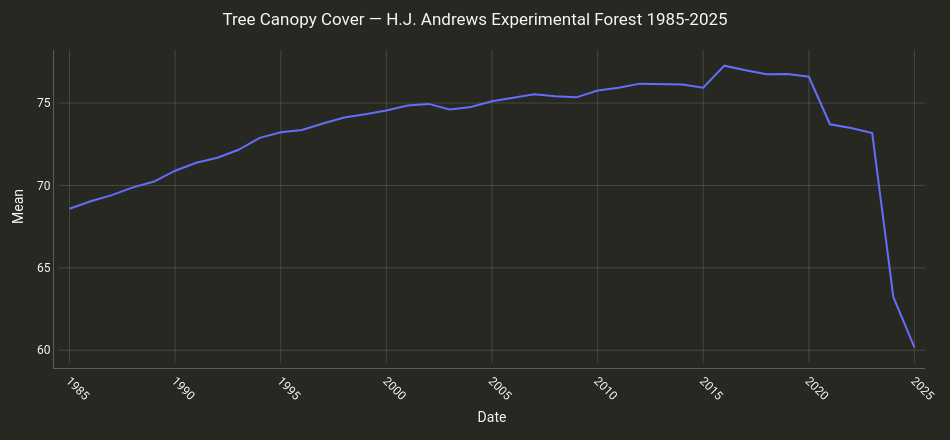

The cell this chart's notebook holds for it:
### Markdown cell above
## 8 · Tree Canopy Cover

The [USFS Tree Canopy Cover (TCC)](https://www.fs.usda.gov/ccrc/projects/forest-inventory-and-monitoring/annual-tree-canopy-cover-tcc) product provides annual, 30 m estimates of percent canopy cover — the same grid and time span as LCMS. Pairing TCC with the LCMS Change record gives a quantitative view of canopy loss and recovery: the Change band identifies *where* and *when* disturbance occurred; TCC measures *how much* canopy was lost and how quickly it has returned.

The chart below shows **mean percent tree canopy cover** averaged across the study area for each year from 1985 to 2025.

**What to look for at the H.J. Andrews:**
- **Large dip in mean TCC** in the mid 2020s in response to late-summer drought and wildfire
- **Gradual canopy recovery** through the 1990s–2010s as regenerating stands close their canopies — the structural signal that complements the "Vegetation Successional Growth" class in LCMS Change
- A consistently **high baseline TCC** 
- reflecting the old-growth and mature conifer forest that was never harvested during the 40-year record

### Code cell
TCC_ASSET = 'projects/gtac-data-publish/assets/TCC/Product_Version/2025-6'
TCC_BAND  = 'Science_Percent_Tree_Canopy_Cover'

tcc = (
    ee.ImageCollection(TCC_ASSET)
    .filter(ee.Filter.eq('study_area', study_area))
    .filterBounds(aoi)
)

print(f'TCC images in collection: {tcc.size().getInfo()}')

tcc_result = cl.summarize_and_chart(
    tcc,
    geometry=aoi,
    band_names=TCC_BAND,
    scale=30,
    area_format='Mean',
    title='Tree Canopy Cover — H.J. Andrews Experimental Forest 1985-2025',
    chart_type='line',
    date_format='YYYY',
    width=950,
    height=440,
)

tcc_result['chart'].show()

# ── Print numeric summary (first 3 and last 3 years) ─────────────────────────
tcc_col = next(
    (c for c in tcc_result['df'].columns if 'Canopy' in c or 'canopy' in c),
    tcc_result['df'].columns[0],
)
print(f'\nMean TCC (%) — column: "{tcc_col}"\n')
print(pd.concat([tcc_result['df'].head(3), tcc_result['df'].tail(3)]).to_markdown())

### Figure 1 — Plotly figure (JSON) as saved in the notebook; plotly's stock layout.template omitted (floating-point values rounded to 4 significant figures)
{"data": [{"line": {"width": 2}, "marker": {"size": 5}, "mode": "lines", "name": "Science_Percent_Tree_Canopy_Co", "type": "scatter", "x": [1985, 1986, 1987, 1988, 1989, 1990, 1991, 1992, 1993, 1994, 1995, 1996, 1997, 1998, 1999, 2000, 2001, 2002, 2003, 2004, 2005, 2006, 2007, 2008, 2009, 2010, 2011, 2012, 2013, 2014, 2015, 2016, 2017, 2018, 2019, 2020, 2021, 2022, 2023, 2024, 2025], "y": [68.59, 69.04, 69.41, 69.89, 70.24, 70.9, 71.38, 71.69, 72.17, 72.89, 73.22, 73.37, 73.76, 74.13, 74.32, 74.55, 74.85, 74.95, 74.61, 74.76, 75.11, 75.34, 75.54, 75.42, 75.35, 75.76, 75.93, 76.18, 76.17, 76.13, 75.94, 77.27, 77.0, 76.76, 76.77, 76.6, 73.72, 73.49, 73.18, 63.24, 60.18]}], "layout": {"font": {"color": "#f8f8f2", "family": "Roboto"}, "height": 440, "hovermode": "x unified", "legend": {"font": {"color": "#f8f8f2"}}, "margin": {"b": 50, "l": 35, "pad": 5, "r": 25, "t": 50}, "paper_bgcolor": "#272822", "plot_bgcolor": "#272822", "title": {"font": {"color": "#f8f8f2"}, "text": "Tree Canopy Cover — H.J. Andrews Experimental Forest 1985-2025", "x": 0.5, "xanchor": "center"}, "width": 950, "xaxis": {"gridcolor": "rgba(248,248,242,0.15)", "linecolor": "rgba(248,248,242,0.25)", "range": [1984.0, 2026.0], "tickangle": 45, "tickfont": {"color": "#f8f8f2"}, "tickformat": "d", "tickvals": [1985, 1990, 1995, 2000, 2005, 2010, 2015, 2020, 2025], "title": {"font": {"color": "#f8f8f2"}, "text": "Date"}, "zerolinecolor": "rgba(248,248,242,0.2)"}, "yaxis": {"automargin": true, "gridcolor": "rgba(248,248,242,0.15)", "linecolor": "rgba(248,248,242,0.25)", "tickfont": {"color": "#f8f8f2"}, "title": {"font": {"color": "#f8f8f2"}, "text": "Mean"}, "zerolinecolor": "rgba(248,248,242,0.2)"}}}
